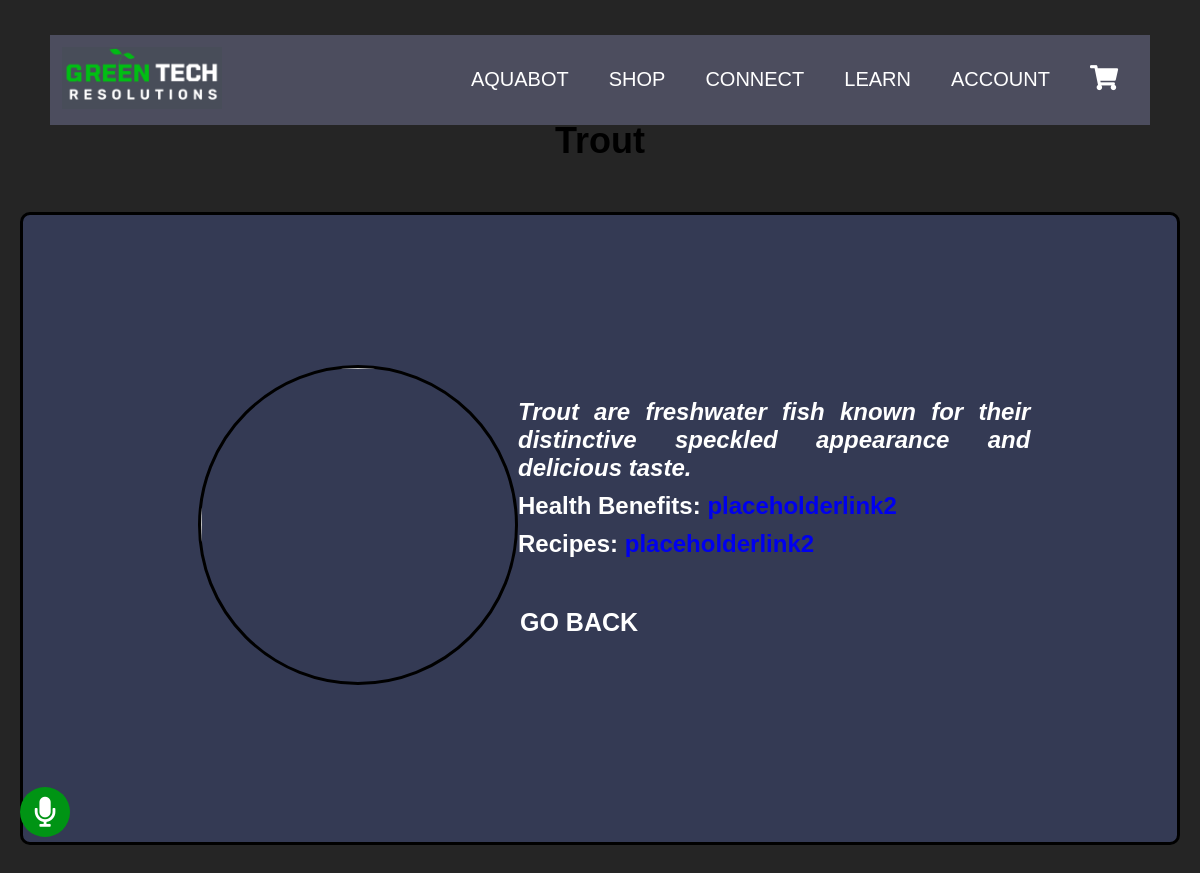
The app's page /greentech_resolutions/fish_details.php?id=2 (signed in) with its own data.
### tables this page shows
CREATE TABLE `fish_details` (
  `fish_details_id` int NOT NULL,
  `fish_name` varchar(250) DEFAULT NULL,
  `description` varchar(500) DEFAULT NULL,
  `image` varchar(500) DEFAULT NULL,
  `health_benefits` varchar(1000) DEFAULT NULL,
  `recipe` varchar(1000) DEFAULT NULL
);

### greentech_resolutions/fish_details.php (the view, shortened to what this page needs)
<!DOCTYPE html>
<html>
    <head>
        <link rel="stylesheet" href="style.css">
    </head>
    <body>
        <header>
           <?php
                include 'menu.php';
            ?>
        </header>
        <div class="hero">
            <?php
                $connect = new mysqli(DB_HOST,DB_USER,DB_PASSWORD,DB_NAME);
                if(isset($_GET['id'])){
                    $id = $_GET['id'];
                    $statement=$connect->prepare("
                    SELECT
                    *
                    FROM
                    fish_details
                    WHERE
                    fish_details_id = ?
                    ");
                    $statement->bind_param("i",$id);
                    $statement->execute();
                    $result=$statement->get_result();
                    if($result->num_rows>0){
                            $row=$result->fetch_assoc();
                            echo    "<h1>" . $row["fish_name"] . "</h1>";
                            echo    "<div class='product_details_page'>";
                            echo        "<div class='product_details_image_box'>";
                            echo            "<img class='product_details_img' src='" . $row["image"] . "' />";
                            echo        "</div>";
                            echo        "<div class='product_details_info'>";
                            $long_description =preg_split('/(?<=[.?!])\s+/',$row["description"]);
                            echo            "<ul>";
                            foreach ($long_description as $description){
                                echo            "<li class='product_details_description'><i>{$description}</i></li>";
                            }
                            echo            "</ul>";
                            echo "<p class='product_details_description'>Health Benefits: <a href='" . $row["health_benefits"] . "' target='_blank'>" . $row["health_benefits"] . "</a></p>";
                            echo "<p class='product_details_description'>Recipes: <a href='" . $row["recipe"] . "' target='_blank'>" . $row["recipe"] . "</a></p>";
                            echo            "<br><div><a  href='learn.php' class='back_to_products' style='margin:10px -10px;'>GO BACK</a></div>";
                            echo        "</div>";
                            echo    "</div>";
                    } else{
                        echo        "<div class='center-text'>";
                        echo            "<h2 style='color:#09BA20;'>Fish was not found.</h2>";
                        echo        "</div>";
                    }
                } else{
                    echo "<div class='center-text'>";
                    echo    "<h2 style='color:#09BA20;'>Invalid request</h2>";
                    echo "</div>";
                }
            ?>
        </div>
    </body>
</html>

### greentech_resolutions/style.css (style rules this page uses)
* { margin: 0; padding: 0; box-sizing: border-box; font-family: Arial, Helvetica, sans-serif; text-transform: none; text-decoration: none; }
body { margin-top: 100px; background-color: #252525; }
header { position: absolute; top:35px; left:50px; right:50px; background: #4C4D5E; padding:0px 1%; display: flex; align-items: center; justify-content: space-between; z-index: 1000; height: 90px; }
.hero { height: calc(100vh - 18.5px); justify-content: center; align-items: center; padding: 20px; }
.hero h1 { color: #ffffff; font-size: 3vw; margin-bottom: 20px; }
.product_details_page { display: flex; justify-content: space-between; align-items: center; margin-top: 50px; background: #343A54; padding: 150px; border: 3px solid black; border-radius: 10px; }
.product_details_image_box { flex: 0 0 40%; }
.product_details_img { width:20em; max-width: 20em; height: 20em; border-radius: 200px; margin-left:25px; border: 3px solid rgb(0, 0, 0); }
.product_details_info { flex: 0 0 60%; display: flex; flex-direction: column; justify-content: center; }
.product_details_description { font-size:1.5em; font-weight: bolder; color: rgb(255, 255, 255); margin-bottom: 10px; text-align: justify; }
.back_to_products { display: block; padding:12px; color:rgb(255, 255, 255); font-size: 25px; font-weight: bolder; margin-top: -20px; text-decoration: none; margin-left:50px; }

### greentech_resolutions/fish_details.php (style rules this page uses)
.hero h1 { text-align: center; color:black; }
.product_details_info ul li { list-style-type: none; }

### records on screen
fish_details: fish_name "Trout", description "Trout are freshwater fish known for their distinctive speckled appearance and delicious taste.", health_benefits "placeholderlink2", recipe "placeholderlink2"
